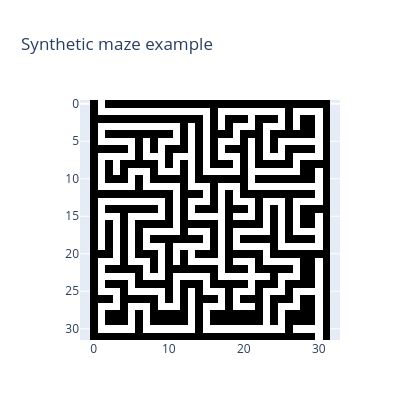

The notebook cell saved with this chart:
### Markdown cell above
## 1. Synthetic Dataset

Randomized DFS generates perfect mazes. `0` means wall; `1` means passage.

### Code cell
N_MAZES = 12_000
VAL_FRACTION = 0.1
mazes = generate_dataset(N_MAZES, seed=SEED)
n_val = int(N_MAZES * VAL_FRACTION)
train_mazes = torch.from_numpy(mazes[:-n_val].copy()).long()
val_mazes = torch.from_numpy(mazes[-n_val:].copy()).long()
print(
    "all:", mazes.shape, "| train:", len(train_mazes), "| validation:", len(val_mazes)
)
print(f"Generated-maze solvability: {solvability_rate(mazes):.1%}")

fig = go.Figure(
    go.Heatmap(
        z=mazes[0],
        zmin=0,
        zmax=1,
        colorscale=[[0, "black"], [1, "white"]],
        showscale=False,
    )
)
fig.update_layout(
    title="Synthetic maze example",
    width=420,
    height=420,
    yaxis=dict(autorange="reversed", scaleanchor="x"),
)
fig.show()

### Figure 1 — Plotly figure (JSON) as saved in the notebook; plotly's stock layout.template omitted (floating-point values rounded to 4 significant figures; data arrays with more than 128 entries replaced by an {"elided": "..."} marker saying what was removed)
{"data": [{"colorscale": [[0, "black"], [1, "white"]], "showscale": false, "type": "heatmap", "z": {"elided": "32x32 int values"}, "zmax": 1, "zmin": 0}], "layout": {"height": 420, "title": {"text": "Synthetic maze example"}, "width": 420, "yaxis": {"autorange": "reversed", "scaleanchor": "x"}}}
